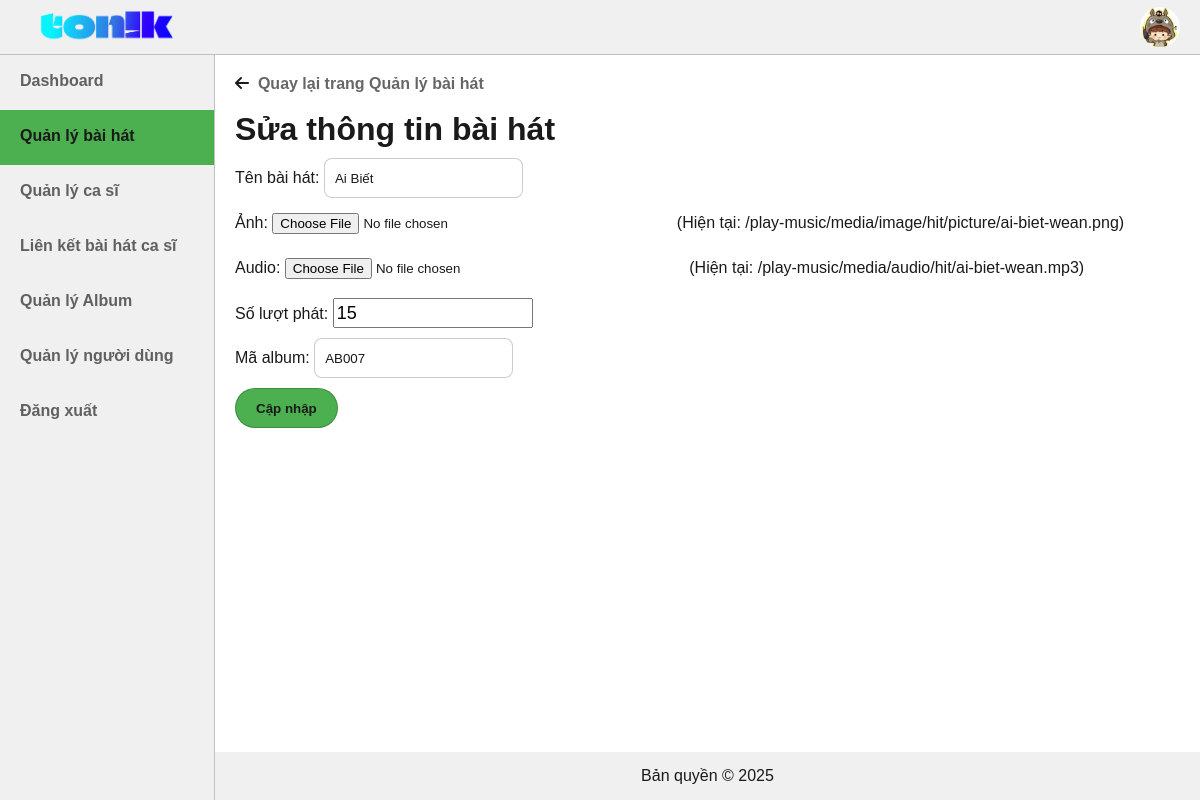
Page /blank_web/play-music/admin/song-manage-task/edit-song.php?id=BH001 (signed in) on the committed database.
### tables this page shows
CREATE TABLE Usr (
  MaUsr int AUTO_INCREMENT,
  Username varchar(50),
  Password varchar(50),
  Role varchar(5),
  Avatar varchar(200),
  HoTen varchar(100),
  GioiTinh varchar(10),
  NgaySinh date,
  CONSTRAINT pk_usr PRIMARY KEY (MaUsr)
);

CREATE TABLE BaiHat (
  MaBaiHat char(5) NOT NULL,
  TenBH varchar(100),
  Picture varchar(200),
  Audio varchar(200),
  SoLuotPhat int,
  MaAlbum char(5),
  CONSTRAINT pk_baihat PRIMARY KEY (MaBaiHat)
);

### blank_web/play-music/admin/song-manage-task/edit-song.php (the view, shortened to what this page needs)
<?php include("../../config/connect.php"); ?>
<?php include("../include/header.php");?>
<?php include("../include/sidebar.php");?>
<div class="main-content">
	<?php
$id = $_GET['id'];
$stmt = $conn->prepare("SELECT * FROM BaiHat WHERE MaBaiHat = ?");
$stmt->bind_param("s", $id);
$stmt->execute();
$result = $stmt->get_result();
$row = $result->fetch_assoc();?>
	<span class="fa-solid fa-arrow-left"></span><span>&nbsp</span>
	<a href="../song-manage.php">Quay lại trang Quản lý bài hát</a><br><br>
	<h1>Sửa thông tin bài hát</h1>
    <form method="POST" enctype="multipart/form-data">
        Tên bài hát: <input type="text" name="ten" value="<?php echo $row['TenBH']; ?>" required><br>
		<div class="form-group">
			Ảnh: <input type="file" name="picture" required> (Hiện tại: <?php echo $row['Picture']; ?>)<br>
		</div>
		<div class="form-group">
			Audio: <input type="file" name="audio" required> (Hiện tại: <?php echo $row['Audio']; ?>)<br>
		</div>
        Số lượt phát: <input type="number" name="luotphat" value="<?php echo $row['SoLuotPhat']; ?>"><br>
        Mã album: <input type="text" name="album" value="<?php echo $row['MaAlbum']; ?>"><br>
        <input type="submit" value="Cập nhập"/>
    </form>
	<br>
</div>
<?php include("../include/footer.php");?>

### blank_web/play-music/admin/include/header.php (shortened to what this page needs)
<!DOCTYPE html>
<html>
	<head>
		<link rel="stylesheet" type="text/css" href="/play-music/css/admin/style.css"/>
	</head>
	<body>
		<div class="nav-bar">
			<div class="top-toggle-logo">
				<div class="logo">
					<a href="/play-music/index.php">
						<img src="/play-music/media/image/items/logo.png" width="150px"/>
					</a>
				</div>
			</div>
			<div class="top-search">
			</div>
			<div class="top-menu">
			</div>
			<div class="top-button-login">
				<?php if (isset($_SESSION['role']) && ($_SESSION["role"] == "admin" || $_SESSION["role"] == "user")) {
					$sql = "select Avatar from Usr where Username = '{$_SESSION['username']}'";
					$result = $conn->query($sql);
					$avatar = "";
					while ($row = $result->fetch_assoc()) {
						$avatar = $row['Avatar'];
					}?>
				<div class="dark-mode">
				</div>
				<div class="login-item">
					<img onclick="showLoginDropdownMenu();" src="<?php echo $avatar;?>" width="40px" style="border-radius: 50%;"/>
				</div>
				<?php } ?>
			</div>
		</div>

### blank_web/play-music/css/admin/style.css (style rules this page uses)
:root { --font: Arial, Helvetica, sans-serif; --bg-color: #ffffff; --text-color: #1a1a1a; --nav-color: #f0f0f0; --input-color: #ffffff; --input-focus-color: #e8f5e9; --button-color: #4CAF50; --button-border-color: rgba(0, 0, 0, 0.2); --input-border-focus-color: rgba(76, 175, 80, 0.6); --link-color: rgba(0, 0, 0, 0.6); --menu-hover-color: rgba(0, 0, 0, 0.7); --dropdown-color: rgba(0, 0, 0, 0.6); --dropdown-hover-color: #f0f0f0; }
a { cursor: pointer; text-decoration: none; color: var(--link-color); font-weight: bold; }
* { box-sizing: border-box; margin: 0; }
body { font-family: var(--font); background-color: var(--bg-color); color: var(--text-color); }
.nav-bar { padding: 0px; width: 100%; height: 55px; position: fixed; top: 0; display: grid; grid-template-columns: 215px 2fr 240px 1fr; background-color: var(--nav-color); z-index: 2; border-bottom: 1px solid var(--button-border-color); }
.nav-bar .top-toggle-logo { justify-content: center; display: flex; }
.nav-bar .top-toggle-logo .logo { padding-top: 3px; display: block; }
.nav-bar .top-search { height: 100%; padding-left: 15px; }
.nav-bar .top-button-login { display: grid; grid-template-columns: auto auto auto; justify-content: end; padding-right: 20px; }
.nav-bar .top-button-login .login-item { padding-top: 7px; }
.nav-bar .top-button-login .login-item img { cursor: pointer; }
.nav-bar .top-button-login .dark-mode { padding: 15px 25px 0px 15px; }
.main-content { padding: 20px; margin-top: 55px; margin-left: 215px; }
input[type="text"], input[type="password"] { height: 40px; background-color: var(--input-color); border: 1px solid var(--button-border-color); border-radius: 8px; padding: 0px 10px; margin-top: 10px; margin-bottom: 10px; color: var(--text-color); outline: none; }
input[type="submit"], input[type="reset"], input[type="button"] { background-color: var(--button-color); height: 40px; color: var(--text-color); font-weight: bold; padding: 2px 20px; border: 1px solid var(--button-border-color); border-radius: 20px; cursor: pointer; }
input[type="number"] { width: 200px; height: 30px; font-size: large; }
input[type="file"] { width: 400px; height: 25px; margin: 5px 0px 5px 0px; }
.form-group { margin-bottom: 10px; }

### rows in the picture
usr: Avatar (picture)
baihat: ten "Ai Biết", Picture "/play-music/media/image/hit/picture/ai-biet-wean.png", Audio "/play-music/media/audio/hit/ai-biet-wean.mp3", luotphat "15", album "AB007"
